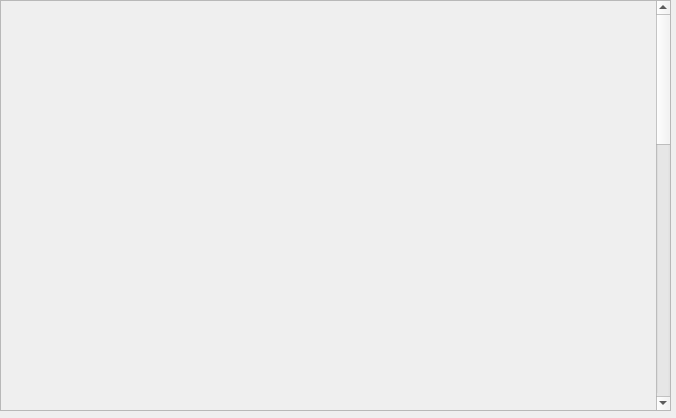
<?xml version="1.0" encoding="UTF-8"?>
<ui version="4.0">
 <class>Form</class>
 <widget class="QWidget" name="Form">
  <property name="geometry">
   <rect>
    <x>0</x>
    <y>0</y>
    <width>676</width>
    <height>418</height>
   </rect>
  </property>
  <property name="windowTitle">
   <string>Form</string>
  </property>
  <widget class="QScrollArea" name="scrollArea">
   <property name="geometry">
    <rect>
     <x>0</x>
     <y>0</y>
     <width>671</width>
     <height>411</height>
    </rect>
   </property>
   <property name="widgetResizable">
    <bool>true</bool>
   </property>
   <widget class="QWidget" name="scrollAreaWidgetContents">
    <property name="geometry">
     <rect>
      <x>0</x>
      <y>-791</y>
      <width>654</width>
      <height>1200</height>
     </rect>
    </property>
    <property name="minimumSize">
     <size>
      <width>0</width>
      <height>1200</height>
     </size>
    </property>
    <widget class="QWidget" name="verticalLayoutWidget">
     <property name="geometry">
      <rect>
       <x>0</x>
       <y>0</y>
       <width>661</width>
       <height>1161</height>
      </rect>
     </property>
     <layout class="QVBoxLayout" name="verticalLayout">
      <item>
       <widget class="caInclude" name="cainclude_569">
        <property name="macro">
         <string notr="true">ID=0, P=FrontOut, SYS=$(SYS),DEVICE=$(DEVICE)</string>
        </property>
        <property name="filename" stdset="0">
         <string notr="true">G_EVR_out-twoSources.ui</string>
        </property>
       </widget>
      </item>
      <item>
       <widget class="caInclude" name="cainclude_570">
        <property name="macro">
         <string notr="true">ID=1, P=FrontOut, SYS=$(SYS),DEVICE=$(DEVICE)</string>
        </property>
        <property name="filename" stdset="0">
         <string notr="true">G_EVR_out-twoSources.ui</string>
        </property>
       </widget>
      </item>
      <item>
       <widget class="caInclude" name="cainclude_571">
        <property name="macro">
         <string notr="true">ID=2, P=FrontOut, SYS=$(SYS),DEVICE=$(DEVICE)</string>
        </property>
        <property name="filename" stdset="0">
         <string notr="true">G_EVR_out-twoSources.ui</string>
        </property>
       </widget>
      </item>
      <item>
       <widget class="caInclude" name="cainclude_572">
        <property name="macro">
         <string notr="true">ID=3, P=FrontOut, SYS=$(SYS),DEVICE=$(DEVICE)</string>
        </property>
        <property name="filename" stdset="0">
         <string notr="true">G_EVR_out-twoSources.ui</string>
        </property>
       </widget>
      </item>
      <item>
       <widget class="caInclude" name="cainclude_573">
        <property name="macro">
         <string notr="true">ID=4, P=FrontOut, SYS=$(SYS),DEVICE=$(DEVICE)</string>
        </property>
        <property name="filename" stdset="0">
         <string notr="true">G_EVR_out-twoSources.ui</string>
        </property>
       </widget>
      </item>
      <item>
       <widget class="caInclude" name="cainclude_574">
        <property name="macro">
         <string notr="true">ID=5, P=FrontOut, SYS=$(SYS),DEVICE=$(DEVICE)</string>
        </property>
        <property name="filename" stdset="0">
         <string notr="true">G_EVR_out-twoSources.ui</string>
        </property>
       </widget>
      </item>
      <item>
       <widget class="caInclude" name="cainclude_575">
        <property name="macro">
         <string notr="true">ID=6, P=FrontOut, SYS=$(SYS),DEVICE=$(DEVICE)</string>
        </property>
        <property name="filename" stdset="0">
         <string notr="true">G_EVR_out-twoSources.ui</string>
        </property>
       </widget>
      </item>
      <item>
       <widget class="caInclude" name="cainclude_576">
        <property name="macro">
         <string notr="true">ID=7, P=FrontOut, SYS=$(SYS),DEVICE=$(DEVICE)</string>
        </property>
        <property name="filename" stdset="0">
         <string notr="true">G_EVR_out-twoSources.ui</string>
        </property>
       </widget>
      </item>
     </layout>
    </widget>
   </widget>
  </widget>
 </widget>
 <customwidgets>
  <customwidget>
   <class>caInclude</class>
   <extends>QWidget</extends>
   <header>caInclude</header>
  </customwidget>
 </customwidgets>
 <resources/>
 <connections/>
</ui>
